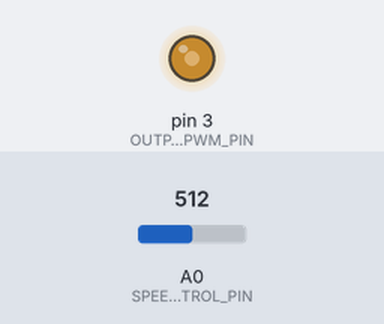
The sketch below on a simulated Arduino Uno, built with avr-gcc and run on an emulated ATmega328P. Parts: output pins drawn as LEDs (lit = HIGH). The inputs (shaded band) are chosen by the test bench; at power-on: A0 (SPEED_CONTROL_PIN) = 512. What the sketch prints to the serial monitor is not drawn.

Above: at 1.2 s.
1.3 s: A0 (SPEED_CONTROL_PIN) set to 716
At 2.5 s:
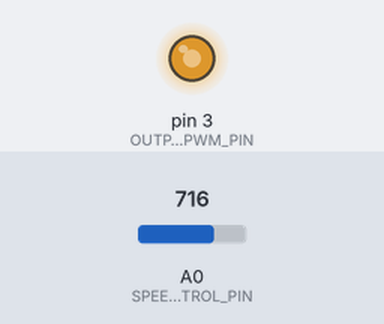
2.8 s: A0 (SPEED_CONTROL_PIN) set to 900
At 3.6 s:
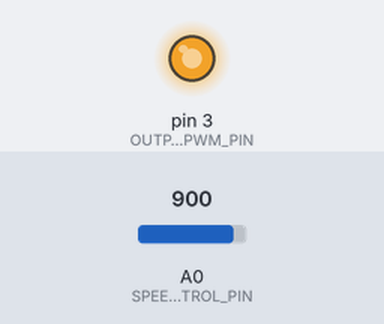
4.3 s: A0 (SPEED_CONTROL_PIN) set to 122
At 4.6 s:
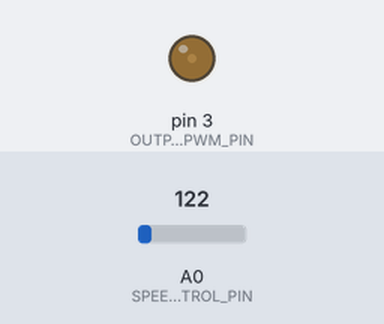
5.8 s: A0 (SPEED_CONTROL_PIN) set to 0
At 7.2 s:
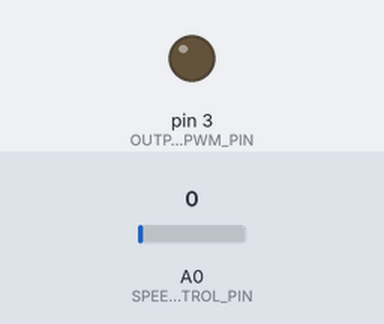
Timing chart, 0 to 8.3 s (numbered marks = the images above; inputs shaded):
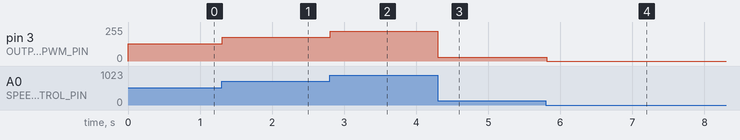

The sketch:

mottorSpinningControl.ino
```cpp
// C++ code
//
const int SPEED_CONTROL_PIN = A0; //for analog input

const int OUTPUT_PWM_PIN = 3;


void setup()
{
  pinMode(SPEED_CONTROL_PIN, INPUT);
  pinMode(OUTPUT_PWM_PIN, OUTPUT);

  Serial.begin(115200);
  Serial.println("setup is done");
}

void loop()
{
  //getting analog input
  int analogValue = analogRead(SPEED_CONTROL_PIN);

  //takes number between 0,1023 so we devide it by 4
  //in order to get values from 0 to 255
  analogWrite(OUTPUT_PWM_PIN,analogValue / 4);

  delay(10);
}
```

Measured:
- after the input at 1.3 s, pin 3 (OUTPUT_PWM_PIN): 128/255 → 179/255 at once
- after the input at 2.8 s, pin 3 (OUTPUT_PWM_PIN): 179/255 → 225/255 at once
- after the input at 4.3 s, pin 3 (OUTPUT_PWM_PIN): 225/255 → 30/255 at once
- after the input at 5.8 s, pin 3 (OUTPUT_PWM_PIN): 30/255 → 0/255 at once
